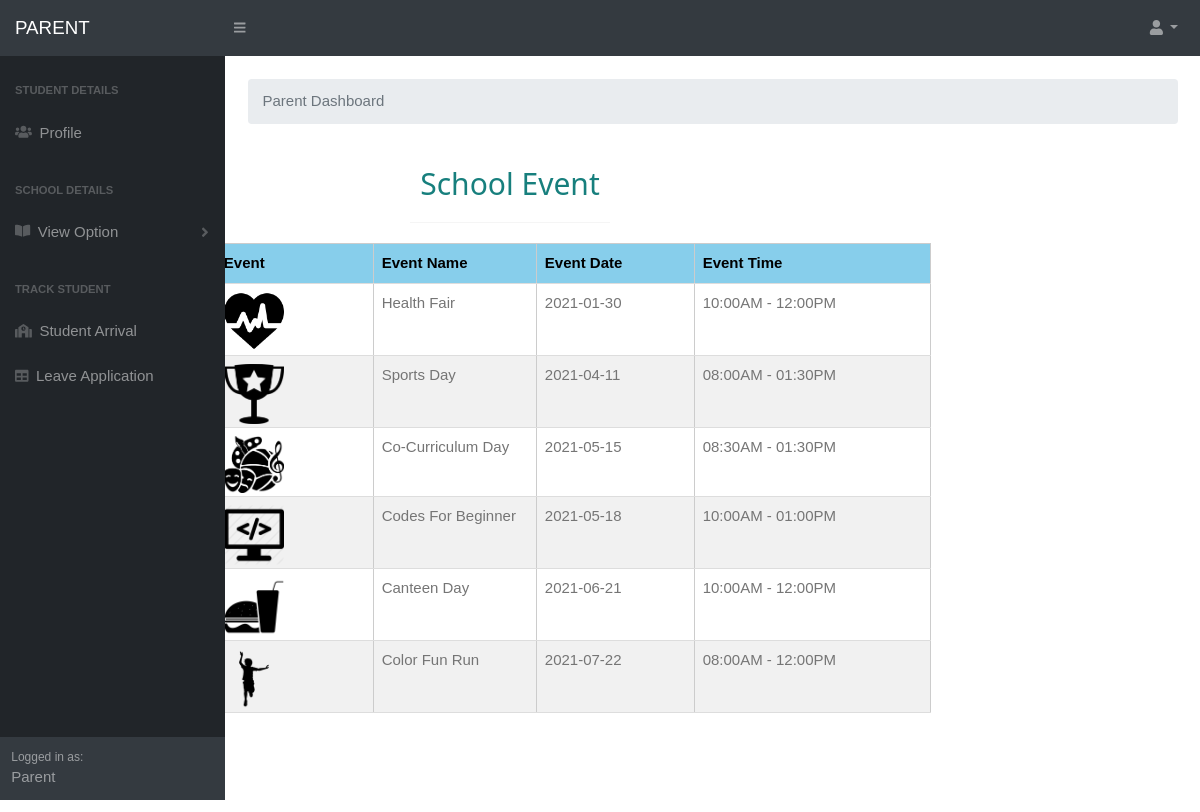
The app's page /pviewevent.php (signed in) with its own data.
### tables this page shows
CREATE TABLE `event` (
  `eventid` varchar(50) NOT NULL,
  `eimage` varchar(50) NOT NULL,
  `eventname` varchar(100) NOT NULL,
  `eventdate` varchar(15) NOT NULL,
  `eventtime` varchar(35) NOT NULL
);

### pviewevent.php (the view, shortened to what this page needs)
<?php
include('connect.php');
 if(empty($_SESSION['pid']))
 {
	 echo "<script>window.location.href='parentlogin.php'</script>";
 }
 else
 {
     include('parentmenu.php');
}
?>
      <link rel="stylesheet"href="styles.css" >
      <link rel="stylesheet" href="w.css">
      <link href="https://cdn.datatables.net/1.10.20/css/dataTables.bootstrap4.min.css" rel="stylesheet" />
<body>
<form method='POST'>
<div class="w3-padding-large" id="main" style='position:absolute; top:80px; right: 180px;'>
<div class="w3-content w3-justify w3-text-grey w3-padding-64" id="about"  style='width:90%'>
    <center>
	<h2 class="w3-center" style='color:#177F7D'>School Event</h2>
       <hr style="width:200px" class="w3-opacity">
<?php
   $sel="select * from event";
   $res=$con->query($sel);
echo"
<div class='w3-container'>
<table class='w3-table-all w3-hoverable' border='1' cellspacing='0' cellpadding='0' width='60%' >
<thead>
 <tr class='w3-light-blue'>
<th>Event No.</th>
<th>Event</th>
<th>Event Name</th>
<th>Event Date</th>
<th>Event Time</th>
</thead>   ";
while ($row=mysqli_fetch_array($res))
{
  $eventid = $row[0];
  $eimage = $row[1];
	$eventname = $row[2];
	$eventdate = $row[3];
	$eventtime = $row[4];
  echo "<tr align='center'>";
  echo  "<td width='8%'>".$eventid."</td>";
	echo  "<td width='10%'><img src='images/".$eimage."' width='60px'></td>";
	echo "<td width='10%'>".$eventname."</td>";
	echo "<td width='10%'>".$eventdate."</td>";
	echo "<td width='15%'>".$eventtime."</td>";
	echo "</tr>";
}
 ?>
    </table>
	   </div>
	   </div>
	   </div>
	   </form>
	   </body>

### parentmenu.php (shortened to what this page needs)
<!DOCTYPE html>
<html lang="en">
    <head>
        <link rel="stylesheet"href="styles.css" >
        <link rel="stylesheet" href="w.css">
        <link href="https://cdn.datatables.net/1.10.20/css/dataTables.bootstrap4.min.css" rel="stylesheet" />
    </head>
    <body class="sb-nav-fixed">
        <nav class="sb-topnav navbar navbar-expand navbar-dark bg-dark">
            <a class="navbar-brand">PARENT</a>
            <button class="btn btn-link btn-sm order-1 order-lg-0" id="sidebarToggle" ><i class="fas fa-bars"></i></button>
            <ul class="navbar-nav ml-auto ml-md-0">
                <li class="nav-item dropdown">
                    <a class="nav-link dropdown-toggle" id="userDropdown" href="#" role="button" data-toggle="dropdown" aria-haspopup="true" aria-expanded="false"><i class="fas fa-user fa-fw"></i></a>
                </li>
            </ul>
        </nav>
        <div id="layoutSidenav">
            <div id="layoutSidenav_nav">
                <nav class="sb-sidenav accordion sb-sidenav-dark" id="sidenavAccordion">
                    <div class="sb-sidenav-menu">
                        <div class="nav">
                            <div class="sb-sidenav-menu-heading">Student Details</div>
                            <a class="nav-link text-decoration-none" href="stuinfo.php">
                                <div class="sb-nav-link-icon"><i class="fas fa-users"></i></div>
                                Profile
                            </a>
                            <div class="sb-sidenav-menu-heading">School Details</div>
                            <a class="nav-link collapsed text-decoration-none" href="#" data-toggle="collapse" data-target="#collapseLayouts" aria-expanded="false" aria-controls="collapseLayouts">
                                <div class="sb-nav-link-icon"><i class="fas fa-book-open"></i></div>
                               View Option
                                <div class="sb-sidenav-collapse-arrow"><i class="fas fa-angle-down"></i></div>
                            </a>
                            <div class="sb-sidenav-menu-heading">Track Student</div>
                            <a class="nav-link text-decoration-none" href="stuarrival.php">
                                <div class="sb-nav-link-icon"><i class="fas fa-school"></i></i></div>
                                Student Arrival
                            </a>
                            <a class="nav-link text-decoration-none" href="leave.php">
                                <div class="sb-nav-link-icon"><i class="fas fa-table"></i></i></div>
                                Leave Application
                            </a>
                            </div>
                    </div>
                    <div class="sb-sidenav-footer">
                        <div class="small">Logged in as:</div>
                        Parent
                    </div>
                </nav>
            </div>
            <div id="layoutSidenav_content">
                <main>
                    <div class="container-fluid">
                    <br>
                        <ol class="breadcrumb mb-4">
                            <li class="breadcrumb-item active">Parent Dashboard</li>
                        </ol>
                        </div>
                    </div>
                </div>
</body>
</html>

### w.css (style rules this page uses)
html { box-sizing:border-box }
*,*:before,*:after { box-sizing:inherit }
html { -ms-text-size-adjust:100%;-webkit-text-size-adjust:100% }
body { margin:0 }
article,aside,details,figcaption,figure,footer,header,main,menu,nav,section,summary { display:block }
a { background-color:transparent;-webkit-text-decoration-skip:objects }
img { border-style:none }
svg:not(:root) { overflow:hidden }
hr { box-sizing:content-box;height:0;overflow:visible }
button,input,select,textarea { font:inherit;margin:0 }
button,input { overflow:visible }
button,select { text-transform:none }
button,html [type=button],[type=reset],[type=submit] { -webkit-appearance:button }
html,body { font-family:Verdana,sans-serif;font-size:15px;line-height:1.5 }
html { overflow-x:hidden }
h1,h2,h3,h4,h5,h6,.w3-slim,.w3-wide { font-family:"Segoe UI",Arial,sans-serif }
h2 { font-size:30px }
h1,h2,h3,h4,h5,h6 { font-weight:400;margin:10px 0 }
hr { border:0;border-top:1px solid #eee;margin:20px 0 }
img { margin-bottom:-5px }
a { color:inherit }
.w3-table,.w3-table-all { border-collapse:collapse;border-spacing:0;width:100%;display:table }
.w3-table-all { border:1px solid #ccc }
.w3-bordered tr,.w3-table-all tr { border-bottom:1px solid #ddd }
.w3-table-all tr:nth-child(odd) { background-color:#fff }
.w3-table-all tr:nth-child(even) { background-color:#f1f1f1 }
.w3-table td,.w3-table th,.w3-table-all td,.w3-table-all th { padding:8px 8px;display:table-cell;text-align:left;vertical-align:top }
.w3-table th:first-child,.w3-table td:first-child,.w3-table-all th:first-child,.w3-table-all td:first-child { padding-left:16px }
.w3-btn,.w3-btn-floating,.w3-dropnav a,.w3-btn-floating-large,.w3-btn-block, .w3-navbar a,.w3-navblock a,.w3-sidenav a,.w3-pagination li a,.w3-hoverable tbody tr,.w3-hoverable li, .w3-accordion-content a,.w3-dropdown-content a,.w3-dropdown-click:hover,.w3-dropdown-hover:hover,.w3-opennav,.w3-closenav,.w3-closebtn,*[class*="w3-hover-"] { -webkit-transition:background-color .25s,color .15s,box-shadow .25s,opacity 0.25s,filter 0.25s,border 0.15s;transition:background-color .25s,color .15s,box-shadow .15s,opacity .25s,filter .25s,border .15s }
.w3-main,#main { transition:margin-left .4s }
.w3-container:after,.w3-container:before,.w3-panel:after,.w3-panel:before,.w3-row:after,.w3-row:before,.w3-row-padding:after,.w3-row-padding:before,.w3-cell-row:before,.w3-cell-row:after, .w3-topnav:after,.w3-topnav:before,.w3-clear:after,.w3-clear:before,.w3-btn-group:before,.w3-btn-group:after,.w3-btn-bar:before,.w3-btn-bar:after,.w3-bar:before,.w3-bar:after { content:"";display:table;clear:both }
.w3-content { max-width:980px;margin:auto }
.w3-justify { text-align:justify!important }
.w3-center { text-align:center!important }
.w3-padding-large { padding:12px 24px!important }
.w3-padding-64 { padding-top:64px!important;padding-bottom:64px!important }
.w3-container { padding:0.01em 16px }
.w3-opacity,.w3-hover-opacity:hover { opacity:0.60;-webkit-backface-visibility:hidden; color: white }
.w3-light-blue,.w3-hover-light-blue:hover { color:#000!important;background-color:#87CEEB!important }
.w3-text-grey,.w3-hover-text-grey:hover,.w3-text-gray,.w3-hover-text-gray:hover { color:#757575!important }

### records on screen
event: eimage (picture), eventname "Health Fair", eventdate "2021-01-30", eventtime "10:00AM - 12:00PM"
event: eimage (picture), eventname "Sports Day", eventdate "2021-04-11", eventtime "08:00AM - 01:30PM"
event: eimage (picture), eventname "Co-Curriculum Day", eventdate "2021-05-15", eventtime "08:30AM - 01:30PM"
event: eimage (picture), eventname "Codes For Beginner", eventdate "2021-05-18", eventtime "10:00AM - 01:00PM"
event: eimage (picture), eventname "Canteen Day", eventdate "2021-06-21", eventtime "10:00AM - 12:00PM"
event: eimage (picture), eventname "Color Fun Run", eventdate "2021-07-22", eventtime "08:00AM - 12:00PM"
